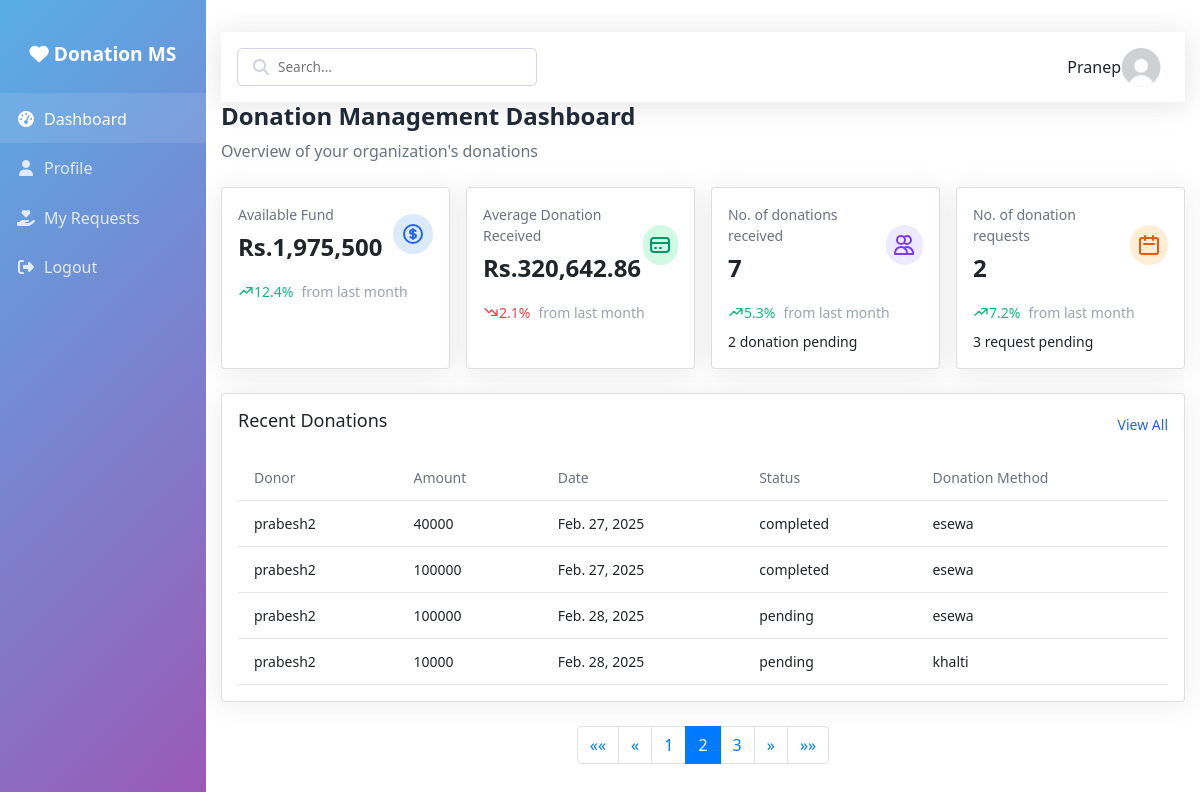
The page /?page=2 (signed in) on the database its author committed.
### UserManagement/models.py (models this page shows, shortened)
class CustomUser(AbstractUser):
    USER_TYPE = [
        ('donor','Donor'),
        ('beneficiary','Beneficiary'),
    ]
    username = models.CharField(max_length=64,blank=False, null=False, unique=True)
    email = models.EmailField(blank=False, null=False, unique=True)
    type = models.CharField(max_length=20,choices=USER_TYPE,default=None)
    address = models.CharField(max_length=128,blank=True,null=True)
    phone_number = models.IntegerField(blank=True,null=True)
    profile_picture = models.ImageField(upload_to='profile_pictures/',blank=True,null=True)
    def __str__(self):
        return self.username

class Donation(models.Model):
    STATUS_CHOICES = [
        ('pending','Pending'),
        ('completed','Completed')
    ]
    DONATION_METHOD = [
        ('esewa','Esewa'),
        ('khalti','Khalti'),
        ('imepay','ImePay'),
    ]
    donor = models.ForeignKey(Donor,on_delete=models.SET_NULL,related_name='donation',null=True)
    donatedAmount = models.IntegerField()
    description = models.TextField()
    donationMethod = models.CharField(max_length=20,choices=DONATION_METHOD)
    donated_at = models.DateField(auto_now_add=True)
    status = models.CharField(max_length=20,choices=STATUS_CHOICES,default='pending')

class Donor(models.Model):
    user = models.OneToOneField(CustomUser,on_delete=models.CASCADE,related_name='donor')
    address = models.CharField(max_length=128,blank=True,null=True)
    phone_number = models.IntegerField(blank=True,null=True)
    def __str__(self):
        return f'{self.user}'

### DashboardAnalytics/views.py (the view)
# urls.py: path('',views.dashboard,name='dashboard'),
@login_required(login_url='user/login/')
def dashboard(request):
    donation_received = Donation.objects.filter(status='completed').aggregate(Sum('donatedAmount'),Count('donatedAmount'))
    donation_donated = DonationRequest.objects.filter(status='completed').aggregate(Sum('requestedAmount'),Count('requestedAmount'))
    all_donated_count = DonationRequest.objects.count()
    donation = Donation.objects.all().order_by('id')
    paginator = Paginator(donation,4)
    page_no = request.GET.get('page')
    page_obj = paginator.get_page(page_no)
    return render(request,'dashboard.html',context={
        'available_fund':donation_received['donatedAmount__sum']-donation_donated['requestedAmount__sum'],
        'avg_donation_received': donation_received['donatedAmount__sum']/donation_received['donatedAmount__count'],
        'avg_donation_donated': donation_donated['requestedAmount__sum']/donation_donated['requestedAmount__count'],
        'received_count':donation_received['donatedAmount__count'],
        'pending_received_count': donation.count() - donation_received['donatedAmount__count'],
        'donation_donated_count':donation_donated['requestedAmount__count'],
        'pending_donation_donated_count':all_donated_count - donation_donated['requestedAmount__count'],
        'page_obj':page_obj,
    })

### DashboardAnalytics/templatetags/custom_tags.py (called while the page is built)
@register.simple_tag
def is_active(request,url_name):
    match = resolve(request.path_info)
    return 'active' if match.url_name == url_name else ''

### DashboardAnalytics/templates/dashboard.html (shortened to what this page needs)
{% extends "dashboardBase.html" %}
{% load custom_tags %}
{% load humanize %}
{% block link-css %}
{% load static %}
    <link rel="stylesheet" href="{% static 'css/dashboard.css' %}">
    <link rel="stylesheet" href="{% static 'css/sidebar.css' %}">
    <link href="https://maxcdn.bootstrapcdn.com/bootstrap/4.5.2/css/bootstrap.min.css" rel="stylesheet">
{% endblock %}
{% block main-content %}
<div class="container">
    <div class="topbar">
        <div class="topbar-search">
            <i class="fas fa-search"></i>
            <input type="text" placeholder="Search...">
        </div>
        <div class="user-info">
            <span>{{ user.username | capfirst }}</span>
            <div onclick="showPP()">
                {% if user.profile_picture %}
                <img src="{{ user.profile_picture.url }}" alt="Profile Picture" class="pp-img" >
                {% else %}
                <img src="/media/profile_pictures/wow.jpg" alt="Default Profile Picture" class="pp-img">
                {% endif %}
            </div>
        </div>
    </div>
    <div class="dashboard-header">
        <h1>Donation Management Dashboard</h1>
        <p>Overview of your organization's donations</p>
    </div>
    <div class="grid stats-grid">
        <div class="card stat-card">
            <div class="stat-card-header">
                <div>
                    <div class="stat-card-title">Available Fund</div>
                    <div class="stat-card-value">Rs.{{ available_fund | intcomma }}</div>
                </div>
                <div class="stat-card-icon icon-blue">
                </div>
            </div>
            <div class="trend trend-up">
                <svg xmlns="http://www.w3.org/2000/svg" fill="none" viewBox="0 0 24 24" stroke="currentColor" width="16" height="16">
                    <path stroke-linecap="round" stroke-linejoin="round" stroke-width="2" d="M13 7h8m0 0v8m0-8l-8 8-4-4-6 6" />
                </svg>
                12.4%
                <span class="trend-label">from last month</span>
            </div>
        </div>
        <div class="card stat-card">
            <div class="stat-card-header">
                <div>
                    <div class="stat-card-title">Average Donation Received</div>
                    <div class="stat-card-value">Rs.{{ avg_donation_received | floatformat:2 | intcomma }}</div>
                </div>
                <div class="stat-card-icon icon-green">
                    <svg xmlns="http://www.w3.org/2000/svg" fill="none" viewBox="0 0 24 24" stroke="currentColor">
                        <path stroke-linecap="round" stroke-linejoin="round" stroke-width="2" d="M3 10h18M7 15h1m4 0h1m-7 4h12a3 3 0 003-3V8a3 3 0 00-3-3H6a3 3 0 00-3 3v8a3 3 0 003 3z" />
                    </svg>
                </div>
            </div>
            <div class="trend trend-down">
                <svg xmlns="http://www.w3.org/2000/svg" fill="none" viewBox="0 0 24 24" stroke="currentColor" width="16" height="16">
                    <path stroke-linecap="round" stroke-linejoin="round" stroke-width="2" d="M13 17h8m0 0V9m0 8l-8-8-4 4-6-6" />
                </svg>
                2.1%
                <span class="trend-label">from last month</span>
            </div>
        </div>
        <div class="card stat-card">
            <div class="stat-card-header">
                <div>
                    <div class="stat-card-title">No. of donations received</div>
                    <div class="stat-card-value">{{ received_count }}</div>
                </div>
                <div class="stat-card-icon icon-purple">
                    <svg xmlns="http://www.w3.org/2000/svg" fill="none" viewBox="0 0 24 24" stroke="currentColor">
                        <path stroke-linecap="round" stroke-linejoin="round" stroke-width="2" d="M12 4.354a4 4 0 110 5.292M15 21H3v-1a6 6 0 0112 0v1zm0 0h6v-1a6 6 0 00-9-5.197M13 7a4 4 0 11-8 0 4 4 0 018 0z" />
                    </svg>
                </div>
            </div>
            <div class="trend trend-up">
                <svg xmlns="http://www.w3.org/2000/svg" fill="none" viewBox="0 0 24 24" stroke="currentColor" width="16" height="16">
                    <path stroke-linecap="round" stroke-linejoin="round" stroke-width="2" d="M13 7h8m0 0v8m0-8l-8 8-4-4-6 6" />
                </svg>
                5.3%
                <span class="trend-label">from last month</span>
            </div>
            <div class="trend">
                {{ pending_received_count }} donation pending
            </div>
        </div>
        <div class="card stat-card">
            <div class="stat-card-header">
                <div>
                    <div class="stat-card-title">No. of donation requests</div>
                    <div class="stat-card-value">{{ donation_donated_count }}</div>
                </div>
                <div class="stat-card-icon icon-orange">
                    <svg xmlns="http://www.w3.org/2000/svg" fill="none" viewBox="0 0 24 24" stroke="currentColor">
                        <path stroke-linecap="round" stroke-linejoin="round" stroke-width="2" d="M8 7V3m8 4V3m-9 8h10M5 21h14a2 2 0 002-2V7a2 2 0 00-2-2H5a2 2 0 00-2 2v12a2 2 0 002 2z" />
                    </svg>
                </div>
            </div>
            <div class="trend trend-up">
                <svg xmlns="http://www.w3.org/2000/svg" fill="none" viewBox="0 0 24 24" stroke="currentColor" width="16" height="16">
                    <path stroke-linecap="round" stroke-linejoin="round" stroke-width="2" d="M13 7h8m0 0v8m0-8l-8 8-4-4-6 6" />
                </svg>
                7.2%
                <span class="trend-label">from last month</span>
            </div>
            <div class="trend">
                {{ pending_donation_donated_count }} request pending
            </div>
        </div>
    </div>
    <div class="card">
        <div class="table-header">
            <h2 class="table-title">Recent Donations</h2>
            <button class="table-action">View All</button>
        </div>
        <div class="table-container">
            <table>
                <thead>
                    <tr>
                        <th>Donor</th>
                        <th>Amount</th>
                        <th>Date</th>
                        <th>Status</th>
                        <th>Donation Method</th>
                    </tr>
                </thead>
                <tbody id="donations-table-body">
                    {% for donation in page_obj.object_list %}
                    <tr>
                        <td>{{ donation.donor }}</td>
                        <td>{{ donation.donatedAmount }}</td>
                        <td>{{ donation.donated_at }}</td>
                        <td>{{ donation.status }}</td>
                        <td>{{ donation.donationMethod }}</td>
                    </tr>
                    {% empty %}
                        <td>None</td>
                        <td>None</td>
                        <td>None</td>
                        <td>None</td>
                        <td>None</td>
                    {% endfor %}
                </tbody>
            </table>
        </div>
    </div>
    <nav aria-label="Page navigation">
        <ul class="pagination justify-content-center">
            {% if page_obj.has_previous %}
            <li class="page-item">
                <a class="page-link" href="?page=1" aria-label="First">
                    <span aria-hidden="true">&laquo;&laquo;</span>
                </a>
            </li>
            <li class="page-item">
                <a class="page-link" href="?page={{ page_obj.previous_page_number }}" aria-label="Previous">
                    <span aria-hidden="true">&laquo;</span>
                </a>
            </li>
            {% endif %}
            {% for num in page_obj.paginator.page_range %}
            <li class="page-item {% if page_obj.number == num %}active{% endif %}">
                <a class="page-link" href="?page={{ num }}">{{ num }}</a>
            </li>
            {% endfor %}
            {% if page_obj.has_next %}
            <li class="page-item">
                <a class="page-link" href="?page={{ page_obj.next_page_number }}" aria-label="Next">
                    <span aria-hidden="true">&raquo;</span>
                </a>
            </li>
            <li class="page-item">
                <a class="page-link" href="?page={{ page_obj.paginator.num_pages }}" aria-label="Last">
                    <span aria-hidden="true">&raquo;&raquo;</span>
                </a>
            </li>
            {% endif %}
        </ul>
    </nav>
</div>
{% endblock %}

### static/css/dashboard.css (style rules this page uses)
body { color: #1f2937; line-height: 1.5; font-family: Arial, sans-serif; }
.container { margin: 0 auto; padding: 2rem; overflow: auto; }
.dashboard-header { margin-bottom: 1.5rem; }
.dashboard-header h1 { font-size: 1.5rem; font-weight: 700; color: #1f2937; }
.dashboard-header p { color: #6b7280; }
.card { background-color: white; border-radius: 0.5rem; box-shadow: 0 1px 3px rgba(0, 0, 0, 0.1); padding: 1rem; }
.grid { display: grid; grid-gap: 1rem; }
.stats-grid { grid-template-columns: repeat(1, 1fr); }
@media (min-width: 768px) { .container { width: 80%; } }
@media (min-width: 768px) { .stats-grid { grid-template-columns: repeat(2, 1fr); } }
@media (min-width: 1024px) { .stats-grid { grid-template-columns: repeat(4, 1fr); } }
.stat-card { margin-bottom: 1rem; }
.stat-card-header { display: flex; justify-content: space-between; align-items: center; margin-bottom: 0.5rem; }
.stat-card-title { font-size: 0.875rem; color: #6b7280; font-weight: 500; }
.stat-card-value { font-size: 1.5rem; font-weight: 700; margin-top: 0.25rem; }
.stat-card-icon { width: 40px; height: 40px; border-radius: 9999px; display: flex; align-items: center; justify-content: center; }
.stat-card-icon svg { width: 24px; height: 24px; }
.icon-blue { background-color: #dbeafe; color: #2563eb; }
.icon-green { background-color: #d1fae5; color: #059669; }
.icon-purple { background-color: #ede9fe; color: #7c3aed; }
.icon-orange { background-color: #ffedd5; color: #ea580c; }
.trend { display: flex; align-items: center; font-size: 0.875rem; margin-top: 0.5rem; }
.trend-up { color: #10b981; }
.trend-down { color: #ef4444; }
.trend-label { color: #9ca3af; margin-left: 0.5rem; }
.table-header { display: flex; justify-content: space-between; align-items: center; margin-bottom: 1rem; }
.table-title { font-size: 1.125rem; font-weight: 500; }
.table-action { color: #2563eb; background: none; border: none; cursor: pointer; font-size: 0.875rem; }
.table-container { overflow-x: auto; }
table { width: 100%; border-collapse: collapse; }
th { text-align: left; font-size: 0.875rem; font-weight: 500; color: #6b7280; padding: 0.75rem 1rem; border-bottom: 1px solid #e5e7eb; }
td { padding: 0.75rem 1rem; border-bottom: 1px solid #e5e7eb; font-size: 0.875rem; }

### static/css/sidebar.css (style rules this page uses)
* { margin: 0; padding: 0; box-sizing: border-box; font-family: 'Segoe UI', Tahoma, Geneva, Verdana, sans-serif; }
:root { --primary-color: #4e73df; --secondary-color: #858796; --success-color: #1cc88a; --info-color: #36b9cc; --warning-color: #f6c23e; --danger-color: #e74a3b; --light-color: #f8f9fc; --dark-color: #5a5c69; }
.topbar { background-color: white; box-shadow: 0 0.15rem 1.75rem 0 rgba(58, 59, 69, 0.15); display: flex; justify-content: space-between; align-items: center; padding: 0.5rem 1rem; height: 70px; }
.topbar-search { width: 300px; position: relative; }
.topbar-search input { width: 100%; padding: 0.5rem 1rem 0.5rem 2.5rem; border: 1px solid #d1d3e2; border-radius: 0.35rem; font-size: 0.85rem; }
.topbar-search i { position: absolute; left: 1rem; top: 50%; transform: translateY(-50%); color: #d1d3e2; }
.user-info { display: flex; align-items: center; }
.user-info img { width: 40px; height: 40px; border-radius: 50%; margin-right: 0.5rem; }
.card { width: 100%; background-color: white; border-radius: 0.35rem; box-shadow: 0 0.15rem 1.75rem 0 rgba(58, 59, 69, 0.1); margin-bottom: 1.5rem; }
.pp-img , .pp-img-overlay { object-fit: cover; border-radius: 50%; cursor: pointer; }
.stat-card { padding: 1rem; border-left: 4px solid; background-color: white; border-radius: 0.35rem; box-shadow: 0 0.15rem 1.75rem 0 rgba(58, 59, 69, 0.1); }

### rows shown on the page
CustomUser: username "Pranep"
Donation: donor "prabesh2", donatedAmount "40000", donated_at "Feb. 27, 2025", status "completed", donationMethod "esewa"
Donation: donor "prabesh2", donatedAmount "100000", donated_at "Feb. 27, 2025", status "completed", donationMethod "esewa"
Donation: donor "prabesh2", donatedAmount "100000", donated_at "Feb. 28, 2025", status "pending", donationMethod "esewa"
Donation: donor "prabesh2", donatedAmount "10000", donated_at "Feb. 28, 2025", status "pending", donationMethod "khalti"

### other values the page prints
{{ available_fund | intcomma }} "1,975,500"
{{ avg_donation_received | floatformat:2 | intcomma }} "320,642.86"
{{ received_count }} "7"
{{ pending_received_count }} "2"
{{ donation_donated_count }} "2"
{{ pending_donation_donated_count }} "3"
{{ num }} "1" "2" "3"
